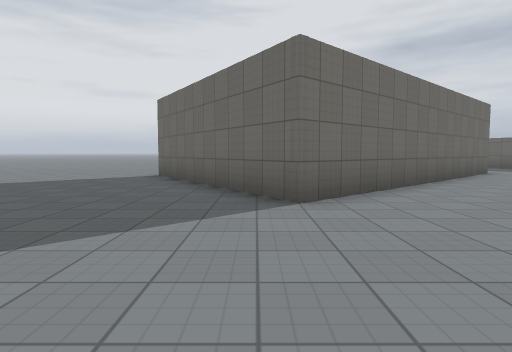
[1] (above)

18 first-person views from a walk through a Godot game level. The camera is 1.2 m above the floor, tilts 4° down and sees 75° across. The floor is counted in squares, 2 m on a side. Each view is taken from the middle of a square. On the plan, view 1 faces up. The plan holds only what a view shows up to about 10 squares ahead; the rest is blank. The place goes on beyond the plan. Characters and animated objects are left out. Surface patterns are stand-ins for the level's own textures.

[2]
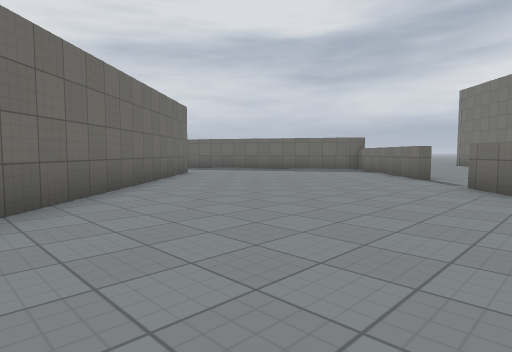

[3]
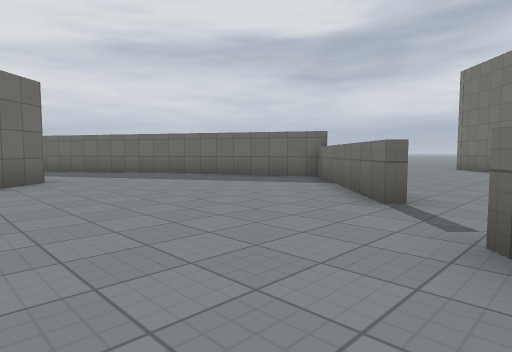

[4]
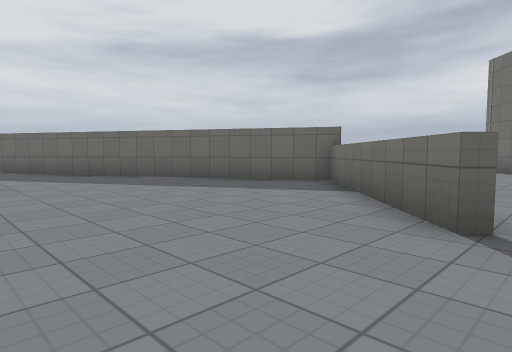

[5]
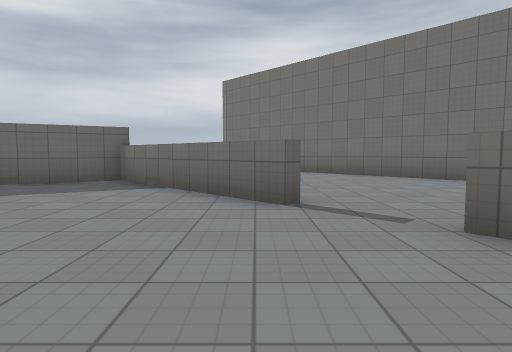

[6]
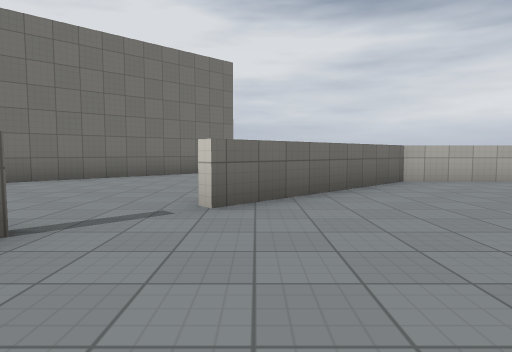

[7]
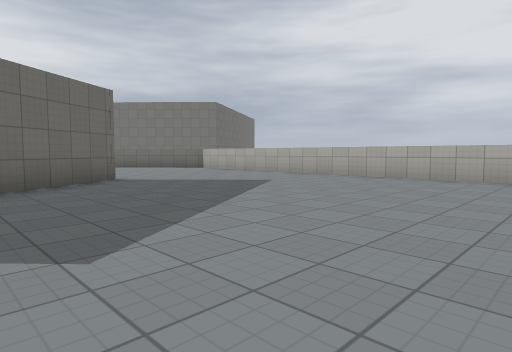

[8]
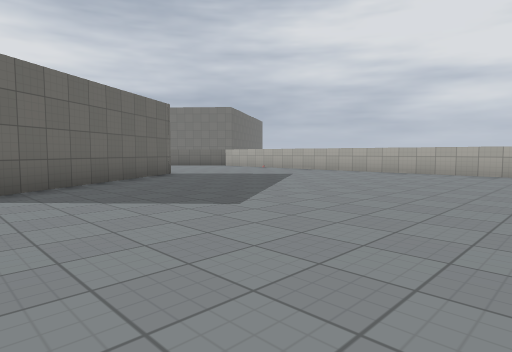

[9]
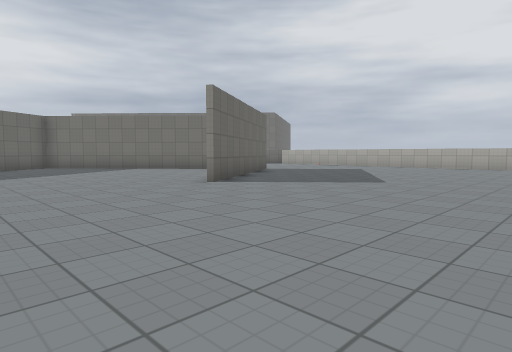

[10]
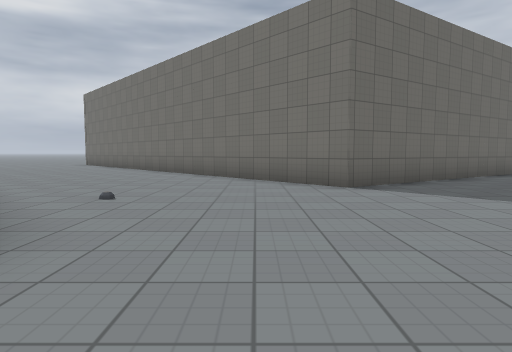

[11]
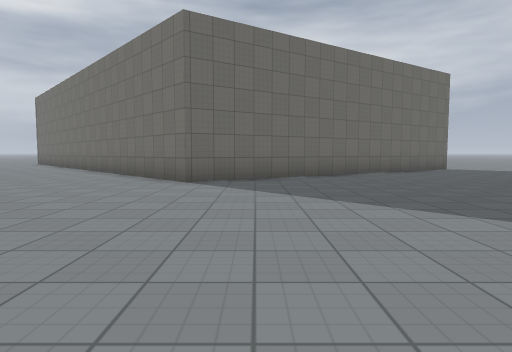

[12]
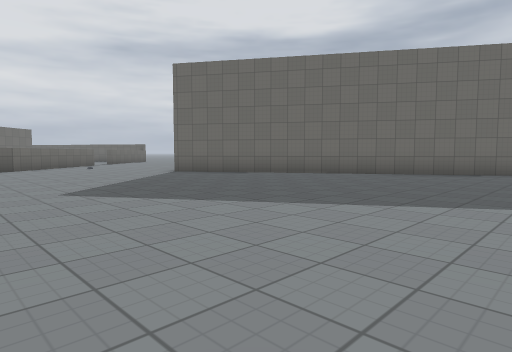

[13]
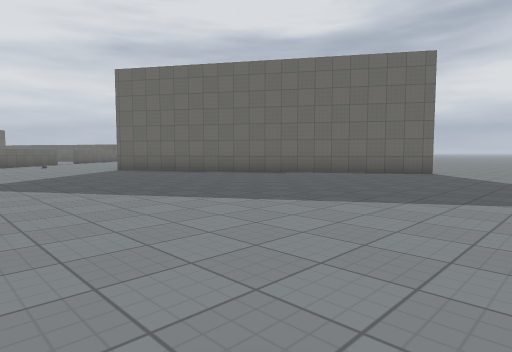

[14]
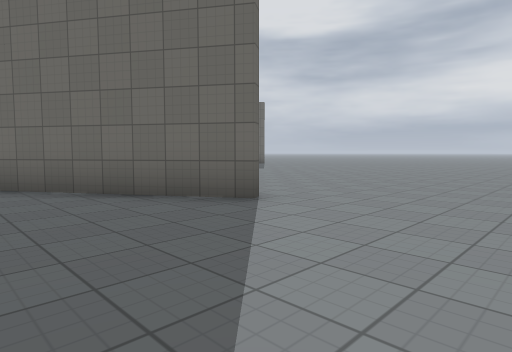

[15]
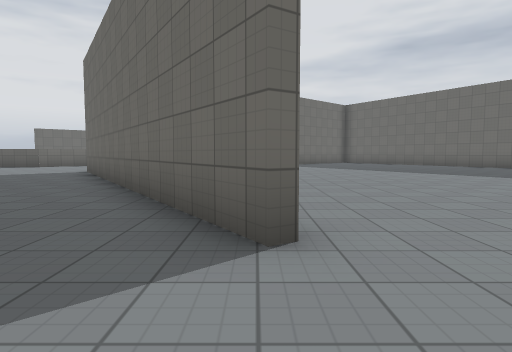

[16]
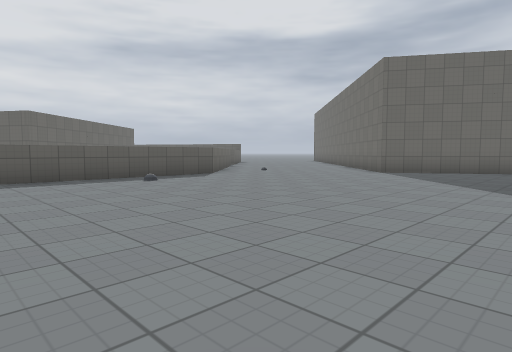

[17]
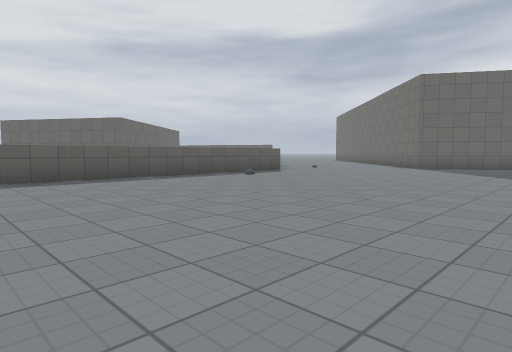

[18]
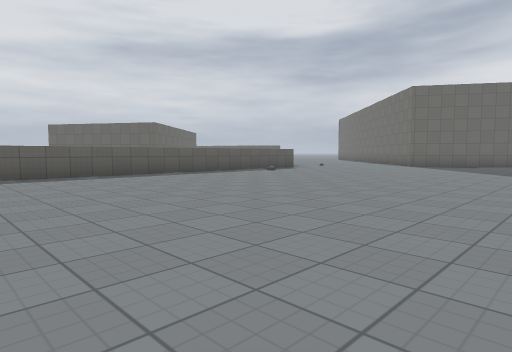

### Floor plan
Key: @ floor where view 1 was taken; # wall or solid block; . floor; ^ raised ledge.
Columns run from 8 left of view 1 to 20 right of it. Each row starts with its distance up from view 1.
 15                 #
 14                 ##
 13 .....          ..#
 12 ...........    ..##
 11 ............   ...#
 10 ............  #...##
  9 ...........  ##....#
  8 ......#...  ##.....##
  7 ......##.  ##.......#
  6 .......## ##.......^#
  5 ........###.......^.....
  4  .......##.......##.....
  3  ......................
  2  ............. ^......##
  1  .............^......##
  0  .......@...#^......##
 -1  ^^^^^^^^^^^^......##
 -2   ................##
 -3   ...............##
 -4   ..............##
 -5   ..............#      ......
 -6  ...............##    .......
 -7  ................##   ......
 -8  .................#   .....
 -9  .................##  .....
-10  .....    .........## .....
-11           ..........#.......
-12           ..........##.......
-13           ...................
-14           ...................
-15            ..................
-16            .....  .....

Where each view was taken, in squares from view 1:
view 1: 0 up, 0 right, facing up
view 2: 1 up, 1 right, facing up-right
view 3: 2 up, 5 right, facing up-right
view 4: 3 up, 6 right, facing up-right
view 5: 4 up, 5 right, facing right
view 6: 6 up, 7 right, facing down
view 7: 7 up, 7 left, facing down-right
view 8: 9 up, 8 left, facing down-right
view 9: 13 up, 8 left, facing down-right
view 10: 3 down, 2 right, facing right
view 11: 6 down, 1 right, facing right
view 12: 14 down, 2 right, facing up-right
view 13: 16 down, 3 right, facing up-right
view 14: 16 down, 10 right, facing up-right
view 15: 15 down, 13 right, facing up
view 16: 9 down, 2 left, facing up-right
view 17: 9 down, 5 left, facing up-right
view 18: 10 down, 7 left, facing up-right
